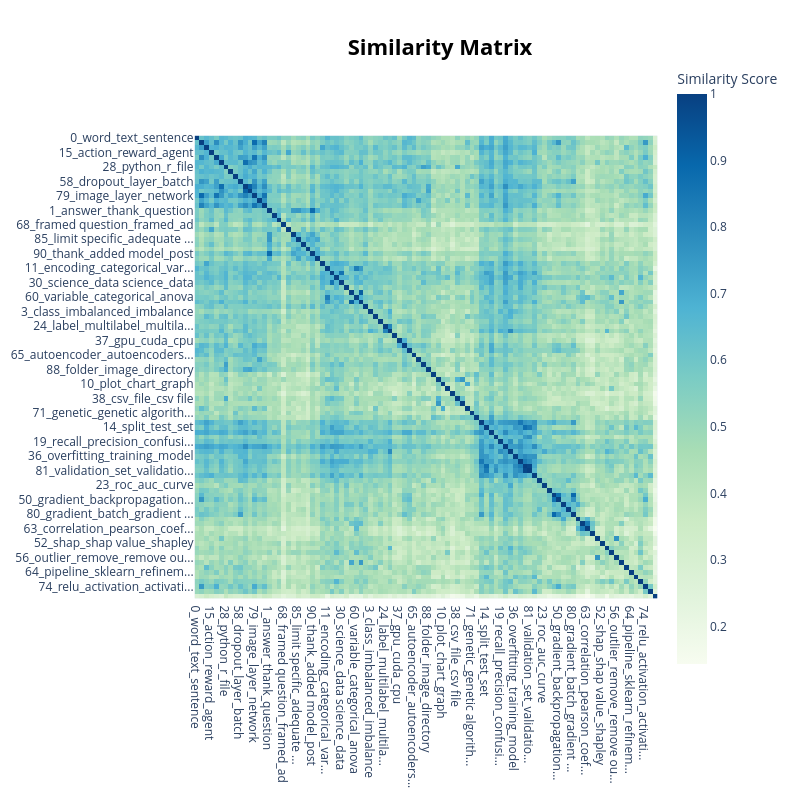

Notebook code cell kept with this figure:
### Markdown cell above
#### Similaridade entre tópicos

### Code cell
# Visualizar a similaridade entre os tópicos
# n-clusters cria grupos aonde a similaridade entre os tópicos é alta
modelo_rep_multi.visualize_heatmap(n_clusters=10,)

### Figure 1 — Plotly figure (JSON) as saved in the notebook; plotly's stock layout.template omitted (floating-point values rounded to 4 significant figures; data arrays with more than 128 entries replaced by an {"elided": "..."} marker saying what was removed)
{"data": [{"coloraxis": "coloraxis", "hovertemplate": "x: %{x}<br>y: %{y}<br>Similarity Score: %{z}<extra></extra>", "name": "0", "type": "heatmap", "x": ["0_word_text_sentence", "7_layer_neuron_network", "13_lstm_sequence_rnn", "15_action_reward_agent", "21_convolution_layer_filter", "25_object_image_detection", "28_python_r_file", "47_attention_head_imes", "48_discriminator_gan_genera...", "58_dropout_layer_batch", "59_image_object_model", "66_image_video_frame", "79_image_layer_network", "82_error_shape_valueerror", "84_layer_freeze_network", "1_answer_thank_question", "34_user_recommendation_system", "44_customer_product_client", "68_framed question_framed_ad", "76_team_player_match", "83_question multiple_multip...", "85_limit specific_adequate ...", "87_chat_let u_continue", "89_provide additional detai...", "90_thank_added model_post", "92_edit add detail_answer c...", "2_time_series_time series", "11_encoding_categorical_var...", "12_data_dataset_question", "22_sum_bot_sample", "30_science_data science_data", "31_rmse_mae_mse", "43_feature_selection_featur...", "60_variable_categorical_anova", "91_feature_target_categorical", "94_pxy_int_bayesian", "3_class_imbalanced_imbalance", "4_tree_decision tree_decision", "20_pca_component_tsne", "24_label_multilabel_multila...", "27_class_probability_classi...", "35_audio_speaker_file", "37_gpu_cuda_cpu", "39_tensorflow_tensor_cable", "42_hyperplane_kernel_suppor...", "65_autoencoder_autoencoders...", "69_flask_shape_error", "78_sklearn_scikitlearn_scikit", "88_folder_image_directory", "5_cluster_clustering_kmeans", "9_column_dataframe_row", "10_plot_chart_graph", "18_missing_missing value_va...", "32_gridsearchcv_grid_grid s...", "38_csv_file_csv file", "40_column_table_tableau", "62_graph_node_edge", "71_genetic_genetic algorith...", "95_algorithm_vector data_row", "6_epoch_loss_training", "14_split_test_set", "16_machine_machine learning...", "17_fold_cv_crossvalidation", "19_recall_precision_confusi...", "26_model_learning_function", "33_threshold_class_positive", "36_overfitting_training_model", "45_accuracy_metric_model", "54_test_set_validation", "81_validation_set_validatio...", "86_model_new_new data", "8_scaling_normalization_scale", "23_roc_auc_curve", "29_loss_loss function_funct...", "46_gradient_descent_gradien...", "50_gradient_backpropagation...", "67_lasso_ridge_coefficient", "73_regularization_l_l regul...", "80_gradient_batch_gradient ...", "41_regression_linear_polyno...", "51_correlation_correlated_f...", "63_correlation_pearson_coef...", "75_causal_interpolation_cor...", "49_anomaly_anomaly detectio...", "52_shap_shap value_shapley", "53_bayes_naive_naive bayes", "55_hypothesis_null hypothes...", "56_outlier_remove_remove ou...", "57_importance_feature impor...", "61_shuffling_shuffle_seed", "64_pipeline_sklearn_refinem...", "70_xtrain_ytrain_xtest", "72_distribution_hash_cdf", "74_relu_activation_activati...", "93_augmentation_data augmen...", "77_erwan_thank erwan_answer..."], "xaxis": "x", "y": ["0_word_text_sentence", "7_layer_neuron_network", "13_lstm_sequence_rnn", "15_action_reward_agent", "21_convolution_layer_filter", "25_object_image_detection", "28_python_r_file", "47_attention_head_imes", "48_discriminator_gan_genera...", "58_dropout_layer_batch", "59_image_object_model", "66_image_video_frame", "79_image_layer_network", "82_error_shape_valueerror", "84_layer_freeze_network", "1_answer_thank_question", "34_user_recommendation_system", "44_customer_product_client", "68_framed question_framed_ad", "76_team_player_match", "83_question multiple_multip...", "85_limit specific_adequate ...", "87_chat_let u_continue", "89_provide additional detai...", "90_thank_added model_post", "92_edit add detail_answer c...", "2_time_series_time series", "11_encoding_categorical_var...", "12_data_dataset_question", "22_sum_bot_sample", "30_science_data science_data", "31_rmse_mae_mse", "43_feature_selection_featur...", "60_variable_categorical_anova", "91_feature_target_categorical", "94_pxy_int_bayesian", "3_class_imbalanced_imbalance", "4_tree_decision tree_decision", "20_pca_component_tsne", "24_label_multilabel_multila...", "27_class_probability_classi...", "35_audio_speaker_file", "37_gpu_cuda_cpu", "39_tensorflow_tensor_cable", "42_hyperplane_kernel_suppor...", "65_autoencoder_autoencoders...", "69_flask_shape_error", "78_sklearn_scikitlearn_scikit", "88_folder_image_directory", "5_cluster_clustering_kmeans", "9_column_dataframe_row", "10_plot_chart_graph", "18_missing_missing value_va...", "32_gridsearchcv_grid_grid s...", "38_csv_file_csv file", "40_column_table_tableau", "62_graph_node_edge", "71_genetic_genetic algorith...", "95_algorithm_vector data_row", "6_epoch_loss_training", "14_split_test_set", "16_machine_machine learning...", "17_fold_cv_crossvalidation", "19_recall_precision_confusi...", "26_model_learning_function", "33_threshold_class_positive", "36_overfitting_training_model", "45_accuracy_metric_model", "54_test_set_validation", "81_validation_set_validatio...", "86_model_new_new data", "8_scaling_normalization_scale", "23_roc_auc_curve", "29_loss_loss function_funct...", "46_gradient_descent_gradien...", "50_gradient_backpropagation...", "67_lasso_ridge_coefficient", "73_regularization_l_l regul...", "80_gradient_batch_gradient ...", "41_regression_linear_polyno...", "51_correlation_correlated_f...", "63_correlation_pearson_coef...", "75_causal_interpolation_cor...", "49_anomaly_anomaly detectio...", "52_shap_shap value_shapley", "53_bayes_naive_naive bayes", "55_hypothesis_null hypothes...", "56_outlier_remove_remove ou...", "57_importance_feature impor...", "61_shuffling_shuffle_seed", "64_pipeline_sklearn_refinem...", "70_xtrain_ytrain_xtest", "72_distribution_hash_cdf", "74_relu_activation_activati...", "93_augmentation_data augmen...", "77_erwan_thank erwan_answer..."], "yaxis": "y", "z": {"elided": "96x96 float values"}}], "layout": {"coloraxis": {"colorbar": {"title": {"text": "Similarity Score"}}, "colorscale": [[0, "rgb(247,252,240)"], [0.125, "rgb(224,243,219)"], [0.25, "rgb(204,235,197)"], [0.375, "rgb(168,221,181)"], [0.5, "rgb(123,204,196)"], [0.625, "rgb(78,179,211)"], [0.75, "rgb(43,140,190)"], [0.875, "rgb(8,104,172)"], [1, "rgb(8,64,129)"]]}, "height": 800, "hoverlabel": {"bgcolor": "white", "font": {"family": "Rockwell", "size": 16}}, "legend": {"title": {"text": "Trend"}}, "margin": {"t": 60}, "showlegend": true, "title": {"font": {"color": "Black", "size": 22}, "text": "<b>Similarity Matrix</b>", "x": 0.55, "xanchor": "center", "y": 0.95, "yanchor": "top"}, "width": 800, "xaxis": {"anchor": "y", "constrain": "domain", "domain": [0, 1], "scaleanchor": "y"}, "yaxis": {"anchor": "x", "autorange": "reversed", "constrain": "domain", "domain": [0, 1]}}}
